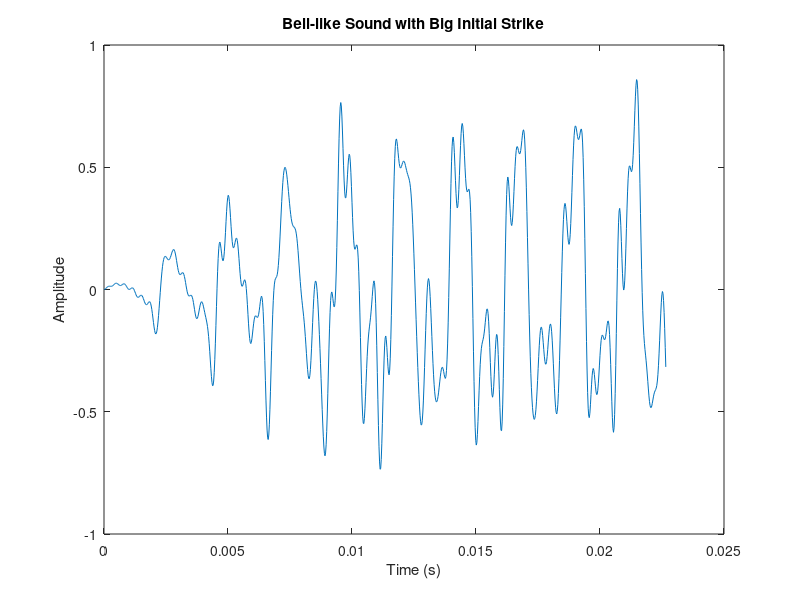

This figure's MATLAB source:
% Parameters for bell-like sound with a big initial strike
sample_rate = 44100; 
duration = 4.0;  % Duration of the bell sound
fundamental_freq = 440.0;  % Fundamental frequency (A4)
decay_rate = 0.5;     % Decay rate for overall fade
attack_duration = 0.01;  % Short but sharp attack for the strike

% Time vector
t = 0:1/sample_rate:duration-1/sample_rate;

% Harmonics: Create harmonics (fundamental to 7th)
harmonics = [];
for k = 1:7  % First 7 3 harmonics for a rich bell sound
    detune_factor = 1 + 0.01 * k * randn;  % Random slight detuning
    amplitude = 1 / k;  % Amplitude decreases for higher harmonics
    harmonics = [harmonics; amplitude * sin(2 * pi * fundamental_freq * k * t * detune_factor)];
end

% Combine harmonics into the sound wave
sound_wave = sum(harmonics, 1);

% Create a sharp attack envelope for the big strike
attack_samples = round(attack_duration * sample_rate); % Number of samples for attack
attack_envelope = [linspace(0, 1, attack_samples), ones(1, length(t) - attack_samples)];

% Apply decay envelope (exponential decay)
decay_envelope = exp(-decay_rate * t);  

% Combine the attack and decay envelopes 
sound_wave = sound_wave .* attack_envelope .* decay_envelope; 

% Normalize the sound
sound_wave = sound_wave / max(abs(sound_wave)); 

% Play
sound(sound_wave, sample_rate);

% Save the sound to a WAV file
audiowrite('big_strike_bell_like_sound.wav', sound_wave, sample_rate);

% Plot the waveform (first 1000 samples for visualization)
figure;
plot(t(1:1000), sound_wave(1:1000));
title('Bell-like Sound with Big Initial Strike');
xlabel('Time (s)');
ylabel('Amplitude');
